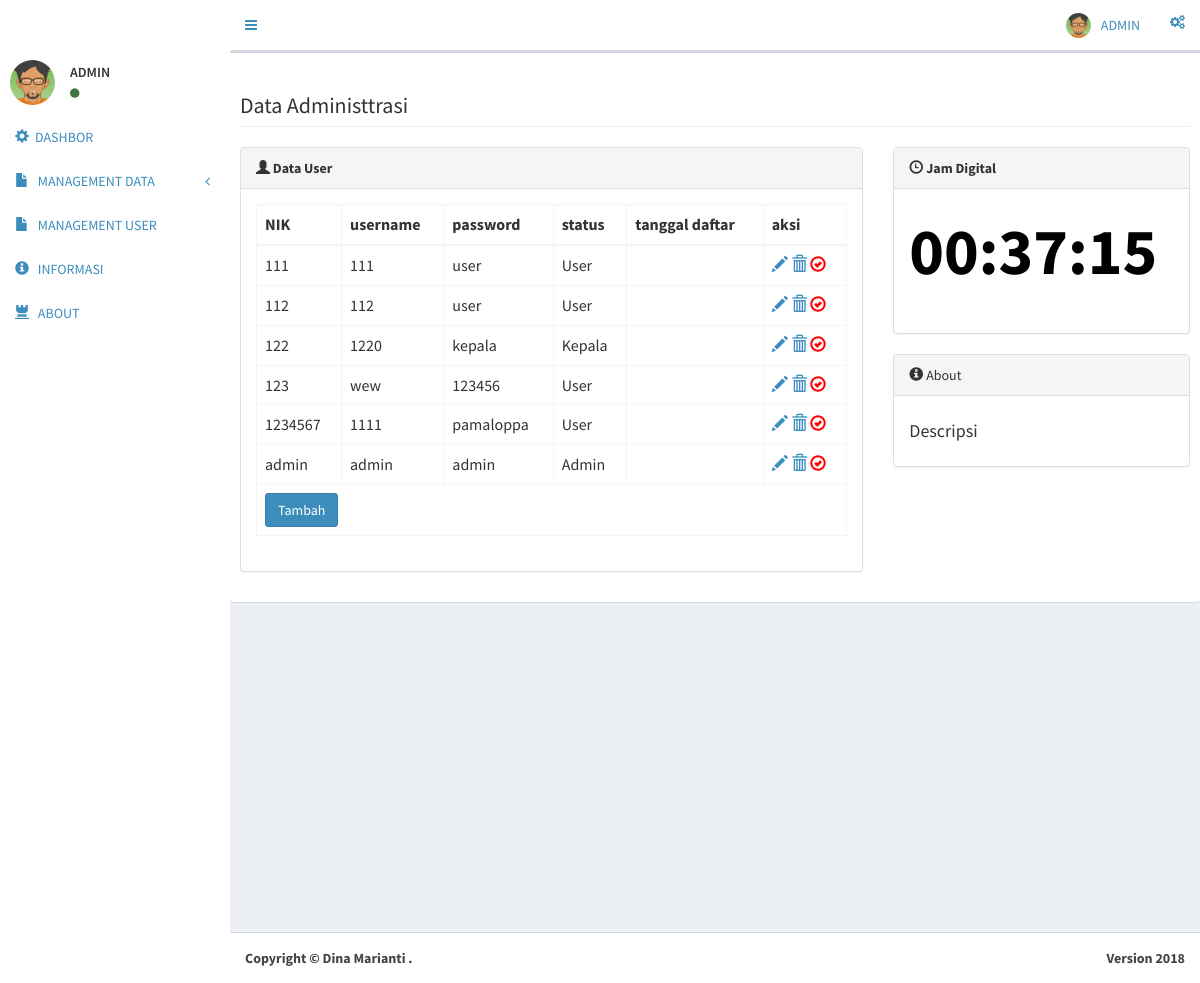
/index.php/admin/C_admin/user, run on the app's committed database.
### tables this page shows
CREATE TABLE `user` (
  `nik` varchar(40) NOT NULL,
  `username` varchar(30) NOT NULL,
  `password` varchar(30) NOT NULL,
  `status` varchar(30) NOT NULL
);

### application/controllers/admin/C_admin.php (called while the page is built, shortened)
<?php
class C_admin extends CI_Controller
{
	function __construct()
	{
		$this->load->model('admin/M_admin');
	}
    function user()
    {
        $this->load->model('M_admin');
        $temp = $this->M_admin->data_user();
        $this->load->view('admin/data_user/tabel_user', ['temp' => $temp]);
    }
}
 ?>

### index.php (called while the page is built, shortened)
<?php
require_once BASEPATH.'core/CodeIgniter.php';

### application/models/admin/M_admin.php (called while the page is built, shortened)
<?php
class M_admin extends CI_Model
{
    public function data_user()
    {
         $log = $this->db->get('user');
        return $log->result();
    }
}
 ?>

### application/views/admin/data_user/tabel_user.php (the view, shortened to what this page needs)
<html>
<head>
  <?php $this->load->view('plugins_atas') ?>
</head>
<body class="hold-transition skin-blue sidebar-mini">
<div class="wrapper">
  <?php $this->load->view('header') ?>
  <?php $this->load->view('sidebar') ?>
  <div class="content-wrapper">
          <div class="box">
            <div class="box-header">
            </div>
              <div class="box-body">
                <div class="row">
                    <div class="col-lg-12">
                        <h1 class="page-header">Data Administtrasi</h1>
                    </div>
                </div>
                <div class="row">
                    <div class="col-lg-8">
                        <div class="panel panel-default">
                            <div class="panel-heading">
                                <i class="glyphicon glyphicon-user"></i> <strong>Data User</strong>
                            </div>
                          <div class="panel-body">
                              <table class="table table-bordered">
                                    <thead>
                                        <tr>
                                            <th rowspan="2">NIK</th>
                                            <th rowspan="2">username</th>
                                            <th rowspan="2">password</th>
                                            <th rowspan="2">status</th>
                                            <th rowspan="2">tanggal daftar</th>
                                            <th rowspan="2">aksi</th>
                                        </tr>
                                    </thead>
                                    <tbody>
                                        <?php
                                        echo form_open (base_url().'index.php/admin/C_admin/user_tambah', ['class'=>'']);
                                        if (count($temp) < 1) {
                                            ?>
                                            <tr><td colspan="9" align="center">Data Tidak ditemukan</td></tr>
                                            <?php
                                        } else {
                                            foreach ($temp as $tem) {
                                                ?>
                                                <tr>
                                                    <td scope="col"><?php echo $tem->nik; ?></td>
                                                    <td scope="col"><?php echo $tem->username; ?></td>
                                                    <td scope="col"><?php echo $tem->password; ?></td>
                                                    <td scope="col"><?php echo $tem->status; ?></td>
                                                    <td scope="col"><?php echo $tem->tanggal_daftar; ?></td>
                                            <td scope="col"><a href="<?php echo base_url().'index.php/admin/C_admin/user_edit/'.$tem->nik;?>"><i class="glyphicon glyphicon-pencil"></i></a>
                                        <a href="<?php echo base_url().'index.php/admin/C_admin/user_hapus/'.$tem->nik;?>"onclick="return confirm('Anda yakin akan menghapus data ini... ?')"><i class="glyphicon glyphicon-trash"></i></a>
                                           <a href="<?php echo base_url().'index.php/admin/C_admin/user_verifikasi/'.$tem->nik;?>" <?php if($tem->verifikasi == 1){ ?>style="color:green;" <?php }else{ ?>style="color:red;" <?php }?>><i class="glyphicon glyphicon-ok-circle"></i></a>
                                           </td>
                                            </tr>
                                            <?php
                                        }
                                    }
                                    ?>
                                    <tr><td colspan="9"><button name="useradd" class="btn btn-primary" value="tambah">Tambah</button></td></tr>
                                    </form>
                                    </tbody>
                                </table>
                        </div>
                        </div>
                    </div>
                  <div class="col-lg-4">
                    <div class="panel panel-default">
                        <div class="panel-heading">
                            <i class="glyphicon glyphicon-time"></i> <strong>Jam Digital</strong>
                        </div>
                        <div class="panel-body">
                            <div class="list-group">
                                <?php $this->load->view('jam');?>
                            </div>
                        </div>
                    </div>
                    <div class="panel panel-default">
                        <div class="panel-heading">
                            <i class="glyphicon glyphicon-info-sign"></i> About
                        </div>
                        <div class="panel-body">
                            <div class="timeline-heading">
                                            <h4 class="timeline-title">Descripsi</h4>
                                        </div>
                        </div>
                    </div>
            </div>
          </div>
        </div>
      </div>
  </div>
  <footer class="main-footer">
    <div class="pull-right hidden-xs">
      <b>Version 2018</b>
    </div>
    <strong>Copyright &copy; Dina Marianti <a href=""></a>.</strong>
  </footer>
</body>
</html>

### application/views/plugins_atas.php
<link rel="stylesheet" href="<?php echo base_url(); ?>assets/bootstrap/css/bootstrap.min.css">
<link rel="stylesheet" href="<?php echo base_url(); ?>assets/https://cdnjs.cloudflare.com/ajax/libs/font-awesome/4.5.0/css/font-awesome.min.css">
<link rel="stylesheet" href="<?php echo base_url(); ?>assets/https://cdnjs.cloudflare.com/ajax/libs/ionicons/2.0.1/css/ionicons.min.css">
<link rel="stylesheet" href="<?php echo base_url(); ?>assets/plugins/datatables/dataTables.bootstrap.css">
<link rel="stylesheet" href="<?php echo base_url(); ?>assets/dist/css/AdminLTE.min.css">
<link rel="stylesheet" href="<?php echo base_url(); ?>assets/dist/css/skins/_all-skins.min.css">
<link rel="stylesheet" href="<?php echo base_url(); ?>assets/daterangepicker/daterangepicker.css">
<link rel="stylesheet" href="<?php echo base_url(); ?>assets/datepicker/datepicker3.css">
<link rel="stylesheet" href="<?php echo base_url(); ?>assets/iCheck/all.css">
<link rel="stylesheet" href="<?php echo base_url(); ?>assets/colorpicker/bootstrap-colorpicker.min.css">
<link rel="stylesheet" href="<?php echo base_url(); ?>assets/timepicker/bootstrap-timepicker.min.css">
<link rel="stylesheet" href="<?php echo base_url(); ?>assets/select2/select2.min.css">

### application/views/header.php (shortened to what this page needs)
<header class="main-header">
    <a href="<?php echo base_url(); ?>index.php/admin/home" class="logo">
    </a>
    <nav class="navbar navbar-static-top">
      <a href="" class="sidebar-toggle" data-toggle="offcanvas" role="button">
      </a>
      <div class="navbar-custom-menu">
        <ul class="nav navbar-nav">
          <li class="dropdown user user-menu">
            <a href="" class="dropdown-toggle" data-toggle="dropdown">
              <img src="<?php echo base_url(); ?>assets/dist/img/avatar04.png" class="user-image" alt="User Image">
              <span class="hidden-xs">ADMIN</span>
            </a>
          </li>
          <li>
            <a href="" data-toggle="control-sidebar"><i class="fa fa-gears"></i></a>
          </li>
        </ul>
      </div>
    </nav>
  </header>

### application/views/sidebar.php (shortened to what this page needs)
<!DOCTYPE html>
<html>
<head>
  <link rel="stylesheet" href="assets/bootstrap/css/bootstrap.min.css">
  <link rel="stylesheet" href="https://cdnjs.cloudflare.com/ajax/libs/font-awesome/4.5.0/css/font-awesome.min.css">
  <link rel="stylesheet" href="https://cdnjs.cloudflare.com/ajax/libs/ionicons/2.0.1/css/ionicons.min.css">
  <link rel="stylesheet" href="assets/dist/css/AdminLTE.min.css">
  <link rel="stylesheet" href="assets/dist/css/skins/_all-skins.min.css">
  <link rel="stylesheet" href="plugins/iCheck/flat/blue.css">
  <link rel="stylesheet" href="plugins/morris/morris.css">
  <link rel="stylesheet" href="plugins/jvectormap/jquery-jvectormap-1.2.2.css">
  <link rel="stylesheet" href="plugins/datepicker/datepicker3.css">
  <link rel="stylesheet" href="plugins/daterangepicker/daterangepicker.css">
  <link rel="stylesheet" href="plugins/bootstrap-wysihtml5/bootstrap3-wysihtml5.min.css">
</head>
  <aside class="main-sidebar">
    <section class="sidebar">
      <div class="user-panel">
        <div class="pull-left image">
          <img src="<?php echo base_url(); ?>assets/dist/img/avatar04.png" class="img-circle" alt="User Image">
        </div>
        <div class="pull-left info">
          <p>ADMIN</p>
          <a href=""><i class="fa fa-circle text-success"></i></a>
        </div>
      </div>
      <ul class="sidebar-menu">
        <li class="treeview">
          <a href="<?php echo base_url(); ?>index.php/admin/home">
            <i class="glyphicon glyphicon-cog"></i><span>DASHBOR</span>
          </a>
        </li>
        <li class="treeview">
          <a href="">
            <i class="glyphicon glyphicon-file"></i> <span>MANAGEMENT DATA</span>
                <span class="pull-right-container">
                  <i class="fa fa-angle-left pull-right"></i>
                </span>
          </a>
        </li>
        <li class="treeview">
          <a href="<?php echo base_url(); ?>index.php/admin/C_admin/user">
            <i class="glyphicon glyphicon-file"></i> <span>MANAGEMENT USER</span>
          </a>
        </li>
        <li class="treeview">
          <a href="<?php echo base_url(); ?>index.php/admin/C_admin/info">
            <i class="glyphicon glyphicon-info-sign"></i> <span>INFORMASI</span>
          </a>
        </li>
        <li class="treeview">
          <a href="<?php echo base_url(); ?>index.php/admin/C_admin/about">
            <i class="glyphicon glyphicon-tower"></i> <span>ABOUT</span>
          </a>
        </li>
      </ul>
    </section>
  </aside>
</body>
</html>

### application/views/jam.php (shortened to what this page needs)
<strong><div id="waktu" ></div></strong>

### application/views/jam.php (style rules this page uses)
#waktu { color: black; font-size: 470%; }

### data on the page
user: nik "111", username "111", password "user", status "User"
user: nik "112", username "112", password "user", status "User"
user: nik "122", username "1220", password "kepala", status "Kepala"
user: nik "123", username "wew", password "123456", status "User"
user: nik "1234567", username "1111", password "pamaloppa", status "User"
user: nik "admin", username "admin", password "admin", status "Admin"
